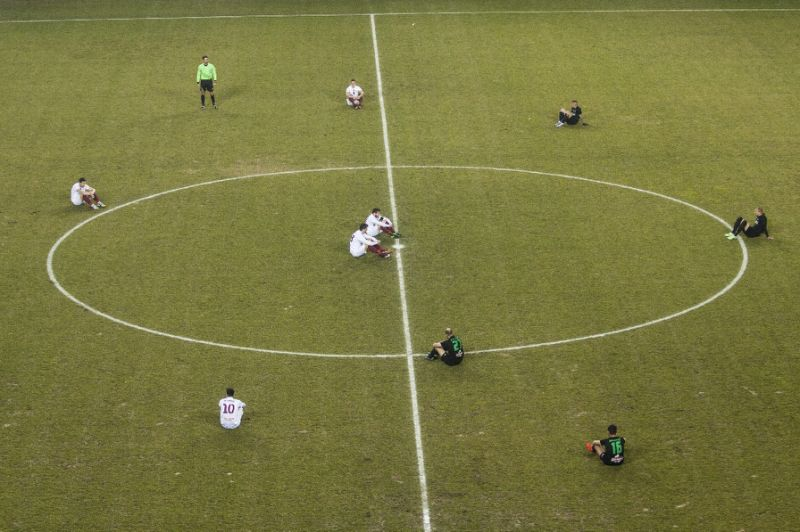
#> input picture vezbe/v1-cv-basics/images/football.jpg, 800 x 532 px, found by its file name
$ jupyter execute football-players.ipynb   (shell and % lines are left out)   (Python 2 division)   (older library calls are emulated)
#> lines starting #> are read from the running program, lines starting #| are printed output that depends on the picture; after the words box and inside, x2 and y2 are one past the last pixel; in counts of white or black regions, pixels touching at a corner belong together
# Autor: Filip Savić

[cell 1]
import matplotlib.pyplot as plt

import matplotlib.pylab as pylab
pylab.rcParams['figure.figsize'] = 16,12

import numpy as np
import cv2 # OpenCV biblioteka

img_football = cv2.cvtColor(cv2.imread('../slike/football.jpg'), cv2.COLOR_BGR2RGB)
img_football_gs = cv2.cvtColor(img_football, cv2.COLOR_RGB2GRAY)
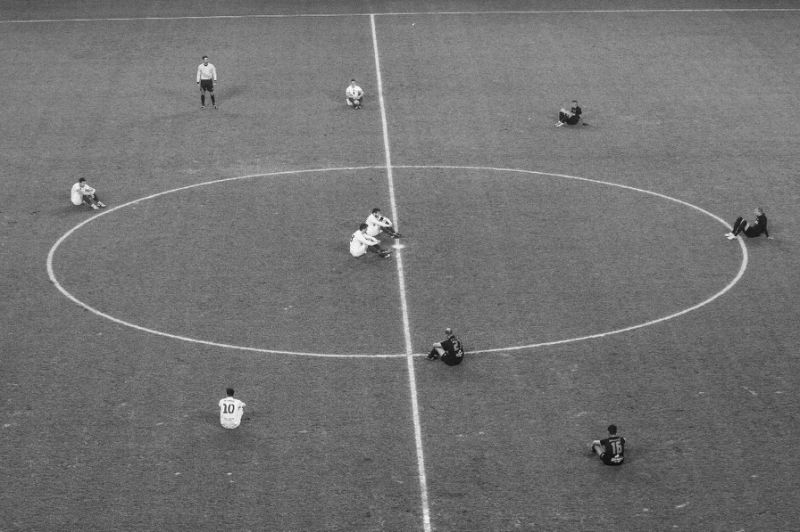
#> img_football_gs: shape (532, 800); min 4, max 255, mean 114.6

#img_football_bin = cv2.adaptiveThreshold(img_football_gs, 255, cv2.ADAPTIVE_THRESH_GAUSSIAN_C , cv2.THRESH_BINARY_INV, 25,  19)
ret, img_football_bin = cv2.threshold(img_football_gs, 225, 255, cv2.THRESH_BINARY)
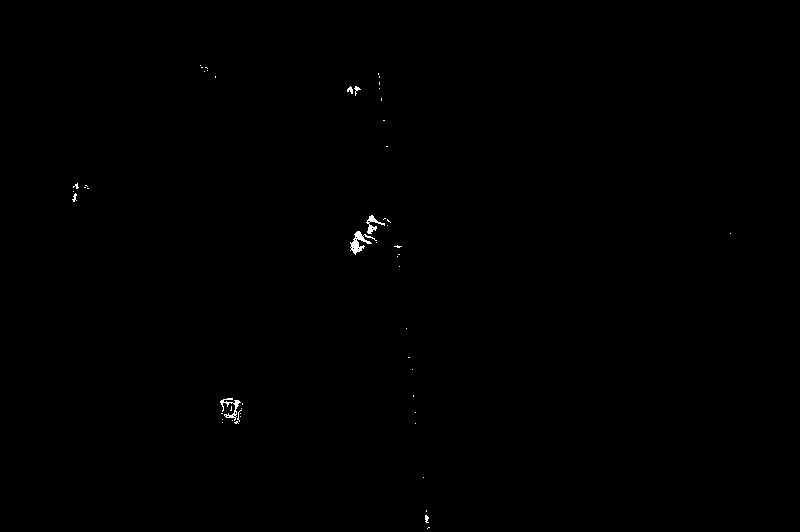
#> img_football_bin: shape (532, 800); 0.17% white in thin lines or dots, all inside (x1, y1, x2, y2) = (72, 65, 731, 529)
plt.imshow(img_football_bin, 'gray')

[cell 2]
kernel = cv2.getStructuringElement(cv2.MORPH_RECT, (4, 1))
img_ero = cv2.dilate(img_football_bin, kernel, iterations=1)
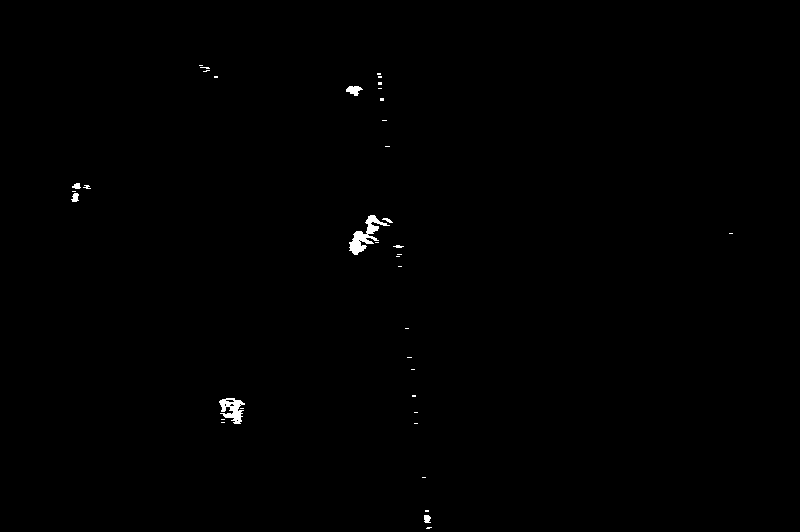
#> img_ero: shape (532, 800); 0.33% white; 38 white regions (30 under 20 px)

kernel = cv2.getStructuringElement(cv2.MORPH_RECT, (1, 3))
# [7 lines of commented-out code are left out]

plt.imshow(img_ero, 'gray')

[cell 3]
img, contours, hierarchy = cv2.findContours(img_ero, cv2.RETR_TREE, cv2.CHAIN_APPROX_SIMPLE)
#> contours = 44 contours, 37 with area under 20; largest, box (x1, y1, x2, y2) and area: (349, 215, 390, 255) 446, (219, 398, 245, 424) 326, (346, 86, 363, 96) 84, (71, 193, 79, 202) 38, (424, 515, 431, 523) 34, (72, 183, 81, 189) 26, (225, 399, 235, 403) 20

img = img_football.copy()

contours_football = []
for contour in contours:
    center, size, angle = cv2.minAreaRect(contour)
    height, width = size
    area = cv2.contourArea(contour)
    x, y = center;
    if width > 10 and width < 50 and height > 10 and height < 35:
        rect = center, size, angle
        if (size[0] > 25 or size[1] > 25):
            contours_football.append(contour)
            box = cv2.boxPoints(rect)
            box = np.int0(box)
            img = cv2.drawContours(img,[box],0,(0,0,255),2)
#> this loop made 44 passes
#> (angle, height, width, area, x, y, rect, box) on pass 10: (-80.54, 24.66, 25.15, 326.5, 230.3, 409.9, ((230.3, 409.9), (24.66, 25.15), -80.54), [[240, 424], [215, 419], [219, 395], [244, 399]])
#> (angle, height, width, area, x, y) on passes 2, 15, 27, 29, 32, 37: (-90, 7, 6, 34, 427, 518.5), (-90, 3, 9, 20, 229.5, 400.5), (-50.19, 44.81, 23.05, 445.5, 366.7, 235.6), (-90, 8, 7, 37.5, 74.5, 197), (-90, 5, 8, 26.5, 76, 185.5), (-63.43, 9.84, 14.31, 84, 353.8, 89.4)
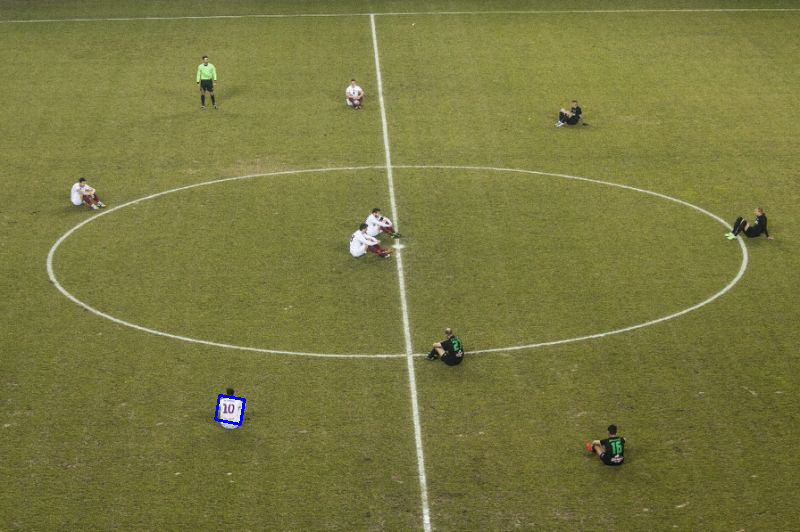
#> img: shape (532, 800, 3); mean R, G, B 121.2, 120.8, 64
#> after the loop, contours_football = 1 contour; box (x1, y1, x2, y2) and area: (219, 398, 245, 424) 326

plt.imshow(img)
print 'Ukupan broj fudbalera u bijelim dresovima: %d' % len(contours_football)
#| Ukupan broj fudbalera u bijelim dresovima: 1

$ run again, with vezbe/v1-cv-basics/images/bloodcells.jpg copied over vezbe/v1-cv-basics/images/football.jpg
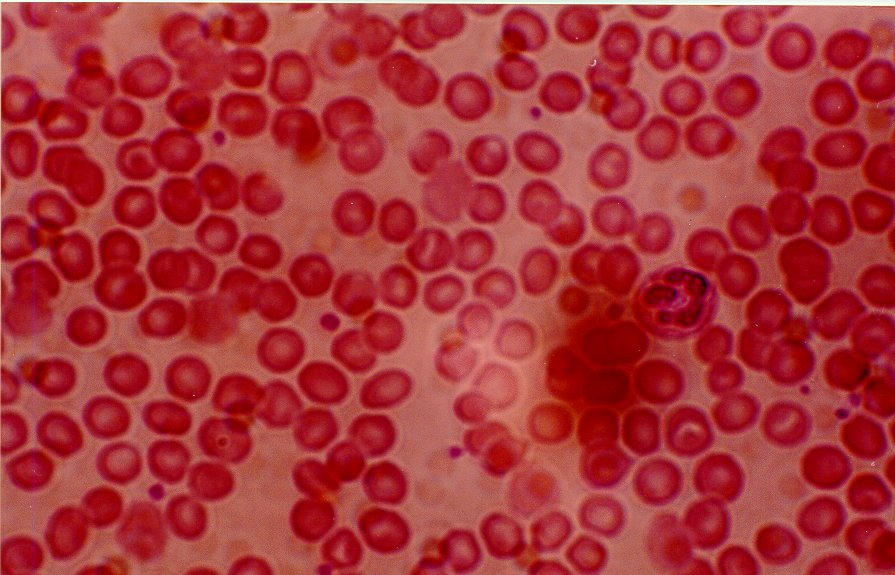
#> input picture vezbe/v1-cv-basics/images/bloodcells.jpg, 895 x 575 px, found by its file name
#> `img_football_gs = cv2.cvtColor(img_football, cv2.COLOR_RGB2GRAY)`:
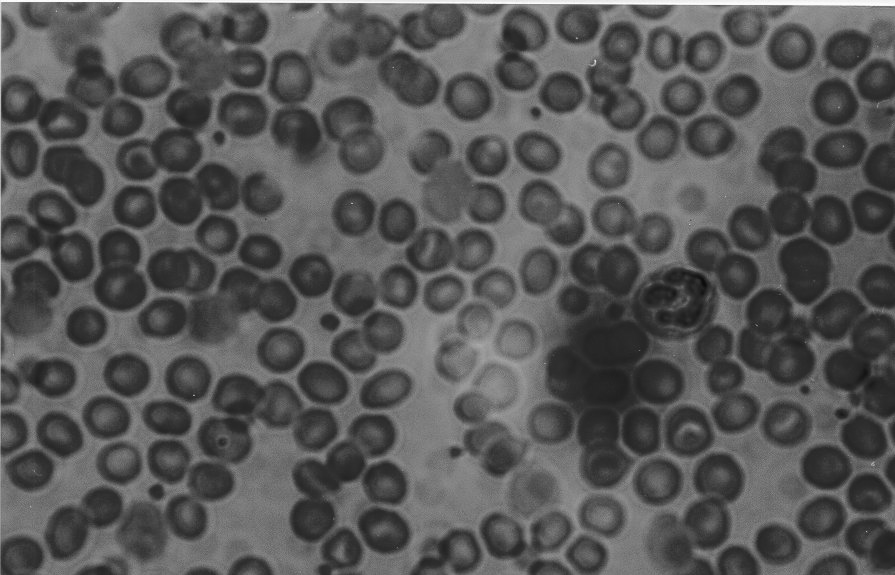
#> img_football_gs: shape (575, 895); min 12, max 254, mean 87.6
#> `ret, img_football_bin = cv2.threshold(img_football_gs, 225, 255, cv2.T..`:
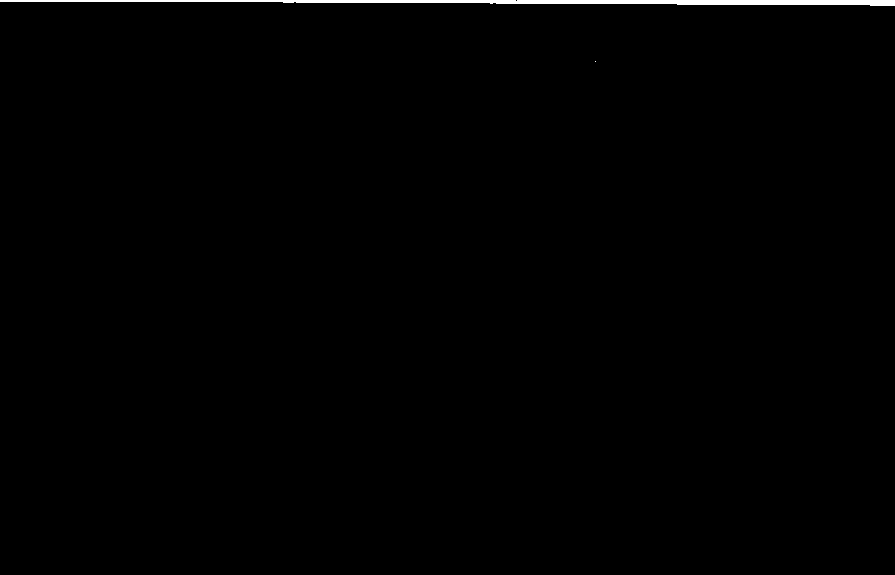
#> img_football_bin: shape (575, 895); 0.59% white; 2 white regions (1 under 20 px), largest, box (x1, y1, x2, y2) and area: (0, 0, 895, 6) 3044
#> img_ero: shape (575, 895); 0.59% white; 2 white regions (1 under 20 px)
#> contours = 2 contours, 1 with area under 20; largest, box (x1, y1, x2, y2) and area: (0, 0, 895, 6) 2156
#> the loop `for contour in contours:` made 2 passes
#> (angle, height, width, area, x, y) on pass 2: (-90, 5, 894, 2156, 447, 2.5)
#> after the loop `for contour in contours:`: contours_football = []
#| Ukupan broj fudbalera u bijelim dresovima: 0

$ run again, with vezbe/v1-cv-basics/images/bulbs.jpg copied over vezbe/v1-cv-basics/images/football.jpg
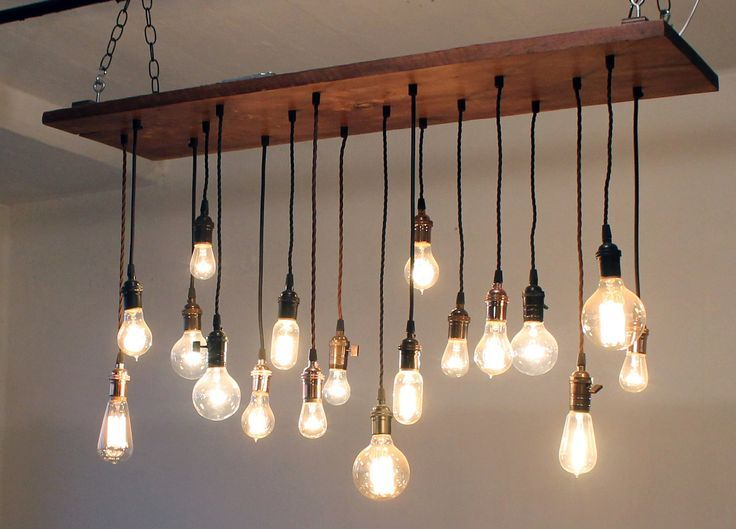
#> input picture vezbe/v1-cv-basics/images/bulbs.jpg, 736 x 529 px, found by its file name
#> `ret, img_football_bin = cv2.threshold(img_football_gs, 225, 255, cv2.T..`:
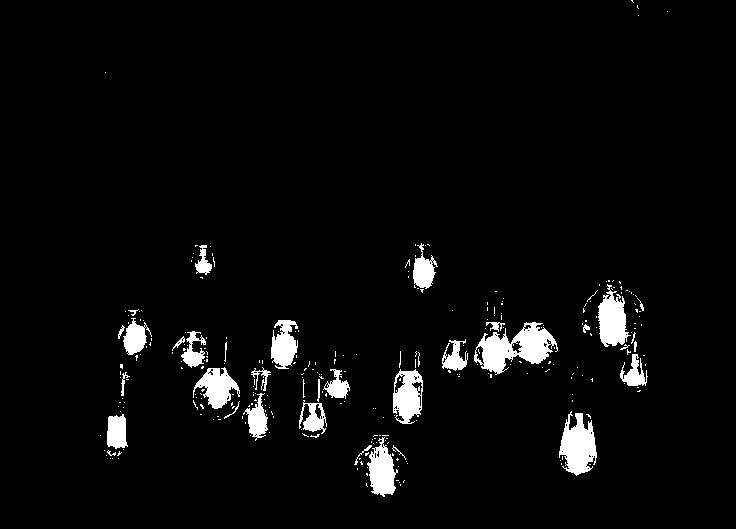
#> img_football_bin: shape (529, 736); 4% white; 288 white regions (253 under 20 px), largest, box (x1, y1, x2, y2) and area: (474, 322, 558, 375) 2163, (559, 411, 597, 476) 1546, (598, 284, 631, 347) 1242
#> img_ero: shape (529, 736); 5.6% white; 138 white regions (96 under 20 px)
#> contours = 203 contours, 161 with area under 20; largest, box (x1, y1, x2, y2) and area: (473, 322, 560, 378) 2744, (558, 411, 599, 476) 1868, (595, 284, 639, 355) 1642, (392, 369, 425, 424) 1447, (353, 437, 401, 497) 1408
#> the loop `for contour in contours:` made 203 passes
#> (angle, height, width, area, x, y, rect, box) on passes 25, 42, 53: (-4.24, 22.86, 33.69, 647.5, 116.5, 431.2, ((116.5, 431.2), (22.86, 33.69), -4.24), [[106, 448], [103, 415], [126, 413], [129, 447]]), (-50.91, 29.1, 10.48, 85, 230.2, 411, ((230.2, 411), (29.1, 10.48), -50.91), [[225, 425], [217, 419], [235, 396], [243, 403]]), (-3.09, 27.99, 48.2, 695.5, 256.1, 415.9, ((256.1, 415.9), (27.99, 48.2), -3.09), [[243, 440], [240, 392], [268, 391], [271, 439]])
#> after the loop `for contour in contours:`:
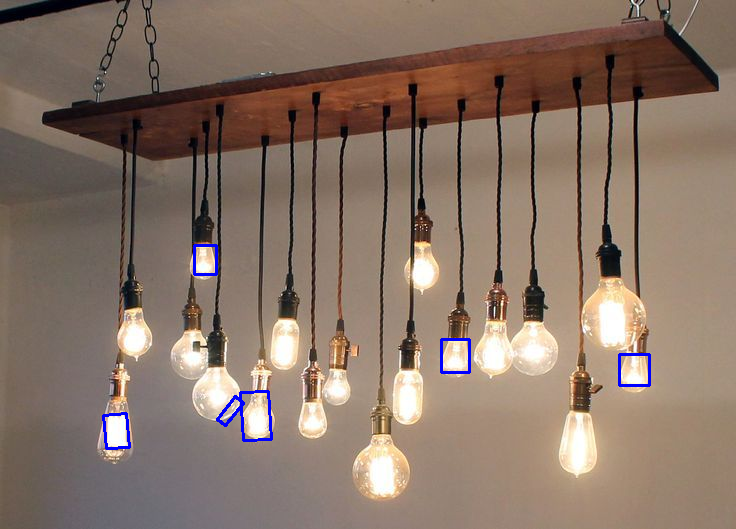
#> img: shape (529, 736, 3); mean R, G, B 136.8, 116.9, 103.9
#> after the loop `for contour in contours:`: contours_football = 6 contours; box (x1, y1, x2, y2) and area: (242, 392, 272, 441) 696, (106, 414, 130, 449) 648, (441, 339, 470, 373) 622, (619, 354, 650, 386) 599, (194, 245, 217, 275) 338, (217, 401, 242, 420) 85
#| Ukupan broj fudbalera u bijelim dresovima: 6
